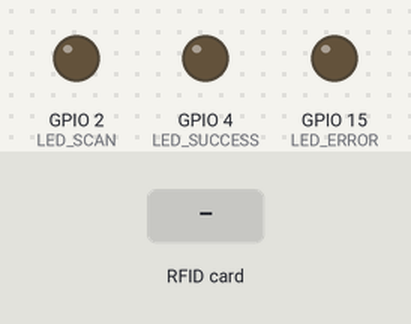
Bench run of a sketch on a simulated ESP32. Parts: output pins drawn as LEDs (lit = HIGH). Dashed ring = blinking. Inputs (shaded band) come from the test bench. WiFi joins after 1.5 s; servers stay silent unless stated; uploads are accepted with an empty reply; what the sketch prints to the serial monitor is not drawn.

Above: at 5.3 s.
5.4 s: RFID card 5E 7A 19 C4 held to the reader
At 5.92 s:
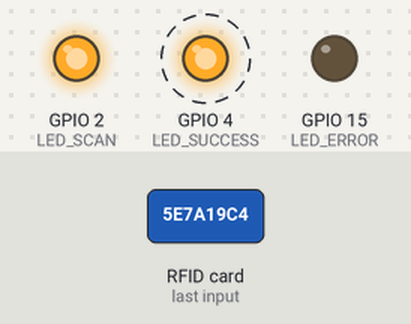
8.4 s: RFID card 5E 7A 19 C4 held to the reader
At 8.51 s:
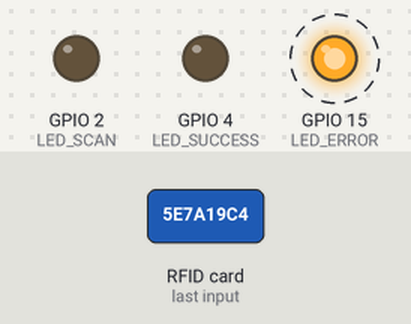
Timing chart, 0 to 11.4 s (numbered marks = the images above; inputs shaded):
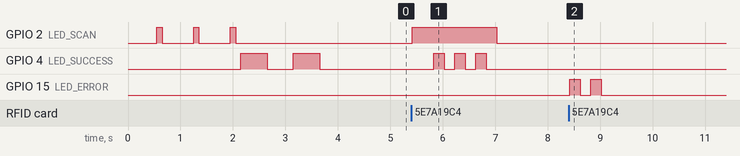

Measured:
- after the input at 5.4 s, GPIO 2 (LED_SCAN): LOW → HIGH at once, → LOW 1.6 s later; GPIO 4 (LED_SUCCESS): alternates HIGH for 0.20 s and LOW for 0.20 s, 6 changes in all, then stays LOW, starting after 0.43 s
- after the input at 8.4 s, GPIO 15 (LED_ERROR): alternates HIGH for 0.20 s and LOW for 0.20 s, 4 changes in all, then stays LOW, starting at once

The sketch:

station_firmware_koth.ino
```cpp
#include <SPI.h>
#include <MFRC522.h>
#include <WiFi.h>
#include <HTTPClient.h>
#include <ArduinoJson.h>

// WiFi credentials
const char* ssid = "YOUR_WIFI_SSID";
const char* password = "YOUR_WIFI_PASSWORD";

// Supabase API endpoints
const String supabaseUrl = "YOUR_SUPABASE_URL";
const String supabaseKey = "YOUR_SUPABASE_ANON_KEY";
const String scanEndpoint = "/api/rfid-scan";
const String stationControlEndpoint = "/api/station-control"; // New endpoint for station control

// Station configuration
const String stationId = "STATION_UUID"; // Replace with the actual UUID from your database
const String stationName = "Station 1"; // For display purposes only

// RC522 pins
#define SS_PIN 5
#define RST_PIN 22
MFRC522 rfid(SS_PIN, RST_PIN);

// LED pins for status indicators
#define LED_SCAN 2      // Built-in LED for scan indication
#define LED_ERROR 15    // Red LED for errors
#define LED_SUCCESS 4   // Green LED for successful scan

// Variables
unsigned long lastScanTime = 0;
unsigned long scanCooldown = 3000; // 3 seconds between scans
String lastScannedUID = "";

void setup() {
  Serial.begin(115200);
  SPI.begin();
  rfid.PCD_Init();

  // Initialize LEDs
  pinMode(LED_SCAN, OUTPUT);
  pinMode(LED_ERROR, OUTPUT);
  pinMode(LED_SUCCESS, OUTPUT);
  digitalWrite(LED_SCAN, LOW);
  digitalWrite(LED_ERROR, LOW);
  digitalWrite(LED_SUCCESS, LOW);

  // Connect to WiFi
  connectToWiFi();

  Serial.println("RFID Station Ready");
  Serial.print("Station ID: ");
  Serial.println(stationId);
  Serial.print("Station Name: ");
  Serial.println(stationName);
}

void loop() {
  // Check if WiFi is connected, reconnect if needed
  if (WiFi.status() != WL_CONNECTED) {
    Serial.println("WiFi connection lost. Reconnecting...");
    connectToWiFi();
  }

  // Check if there's a new card
  if (!rfid.PICC_IsNewCardPresent()) {
    return;
  }

  // Read the card
  if (!rfid.PICC_ReadCardSerial()) {
    return;
  }

  // Get current time
  unsigned long currentTime = millis();

  // Check for scan cooldown
  if (currentTime - lastScanTime < scanCooldown) {
    Serial.println("Scan cooldown active. Please wait.");
    blinkLED(LED_ERROR, 3, 100);
    return;
  }

  // Get RFID UID
  String uid = getUID();

  // Avoid duplicate scans
  if (uid == lastScannedUID) {
    Serial.println("Same card scanned. Ignoring.");
    blinkLED(LED_ERROR, 2, 200);
    return;
  }

  // Update last scan info
  lastScanTime = currentTime;
  lastScannedUID = uid;

  // Indicate scan
  digitalWrite(LED_SCAN, HIGH);
  Serial.println("Card detected!");
  Serial.print("UID: ");
  Serial.println(uid);

  // Send scan to server
  bool scanSuccess = sendScanToServer(uid);

  // Update station control for King of the Hill
  bool controlSuccess = updateStationControl(uid);

  // Indicate result
  if (scanSuccess && controlSuccess) {
    Serial.println("Scan and control update successful");
    blinkLED(LED_SUCCESS, 3, 200);
  } else {
    Serial.println("Scan or control update failed");
    blinkLED(LED_ERROR, 5, 100);
  }

  digitalWrite(LED_SCAN, LOW);
  delay(100);
}

void connectToWiFi() {
  Serial.print("Connecting to WiFi...");
  WiFi.begin(ssid, password);

  int attempts = 0;
  while (WiFi.status() != WL_CONNECTED && attempts < 20) {
    delay(500);
    Serial.print(".");
    attempts++;
    blinkLED(LED_SCAN, 1, 100);
  }

  if (WiFi.status() == WL_CONNECTED) {
    Serial.println();
    Serial.print("Connected to WiFi. IP: ");
    Serial.println(WiFi.localIP());
    blinkLED(LED_SUCCESS, 2, 500);
  } else {
    Serial.println();
    Serial.println("Failed to connect to WiFi!");
    blinkLED(LED_ERROR, 10, 100);
  }
}

String getUID() {
  String uid = "";
  for (byte i = 0; i < rfid.uid.size; i++) {
    uid += (rfid.uid.uidByte[i] < 0x10 ? "0" : "");
    uid += String(rfid.uid.uidByte[i], HEX);
  }
  uid.toUpperCase();
  return uid;
}

bool sendScanToServer(String uid) {
  HTTPClient http;

  // Construct the full URL
  String url = supabaseUrl + scanEndpoint;

  // Prepare the JSON payload
  DynamicJsonDocument doc(256);
  doc["rfid_uid"] = uid;
  doc["station_id"] = stationId;

  // Serialize JSON to string
  String jsonPayload;
  serializeJson(doc, jsonPayload);

  Serial.print("Sending scan to server: ");
  Serial.println(jsonPayload);

  // Begin HTTP connection
  http.begin(url);
  http.addHeader("Content-Type", "application/json");
  http.addHeader("apikey", supabaseKey);
  http.addHeader("Authorization", "Bearer " + supabaseKey);

  // Send POST request
  int httpCode = http.POST(jsonPayload);
  bool success = false;

  if (httpCode > 0) {
    String payload = http.getString();
    Serial.print("HTTP Response code: ");
    Serial.println(httpCode);
    Serial.print("Response: ");
    Serial.println(payload);
    success = (httpCode == 200 || httpCode == 201);
  } else {
    Serial.print("HTTP Error: ");
    Serial.println(http.errorToString(httpCode));
  }

  http.end();
  return success;
}

bool updateStationControl(String uid) {
  HTTPClient http;

  // Construct the full URL
  String url = supabaseUrl + stationControlEndpoint;

  // Prepare the JSON payload
  DynamicJsonDocument doc(256);
  doc["rfid_uid"] = uid;
  doc["station_id"] = stationId;

  // Serialize JSON to string
  String jsonPayload;
  serializeJson(doc, jsonPayload);

  Serial.print("Updating station control: ");
  Serial.println(jsonPayload);

  // Begin HTTP connection
  http.begin(url);
  http.addHeader("Content-Type", "application/json");
  http.addHeader("apikey", supabaseKey);
  http.addHeader("Authorization", "Bearer " + supabaseKey);

  // Send POST request
  int httpCode = http.POST(jsonPayload);
  bool success = false;

  if (httpCode > 0) {
    String payload = http.getString();
    Serial.print("Control HTTP Response code: ");
    Serial.println(httpCode);
    Serial.print("Response: ");
    Serial.println(payload);
    success = (httpCode == 200 || httpCode == 201);
  } else {
    Serial.print("HTTP Error: ");
    Serial.println(http.errorToString(httpCode));
  }

  http.end();
  return success;
}

void blinkLED(int pin, int times, int delayMs) {
  for (int i = 0; i < times; i++) {
    digitalWrite(pin, HIGH);
    delay(delayMs);
    digitalWrite(pin, LOW);
    delay(delayMs);
  }
}
```
